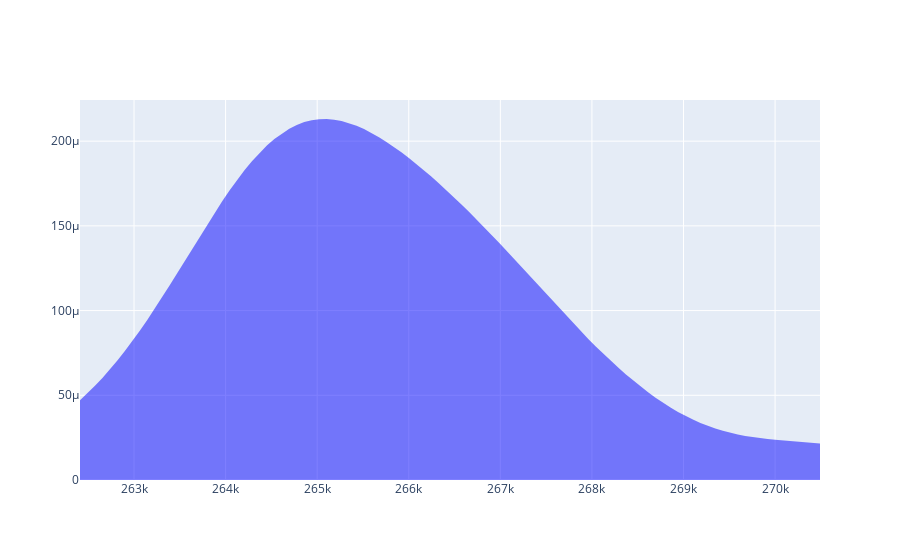

Notebook cell for this chart:
### Code cell
actions = windpower_actions_projection(dm, [(0.47, 0.53, 0)], site=396.0, filter_={'year': slice('2075','2095'), 'rcp': 'rcp85'})

windpower_distplot(actions, fill='tozeroy')
